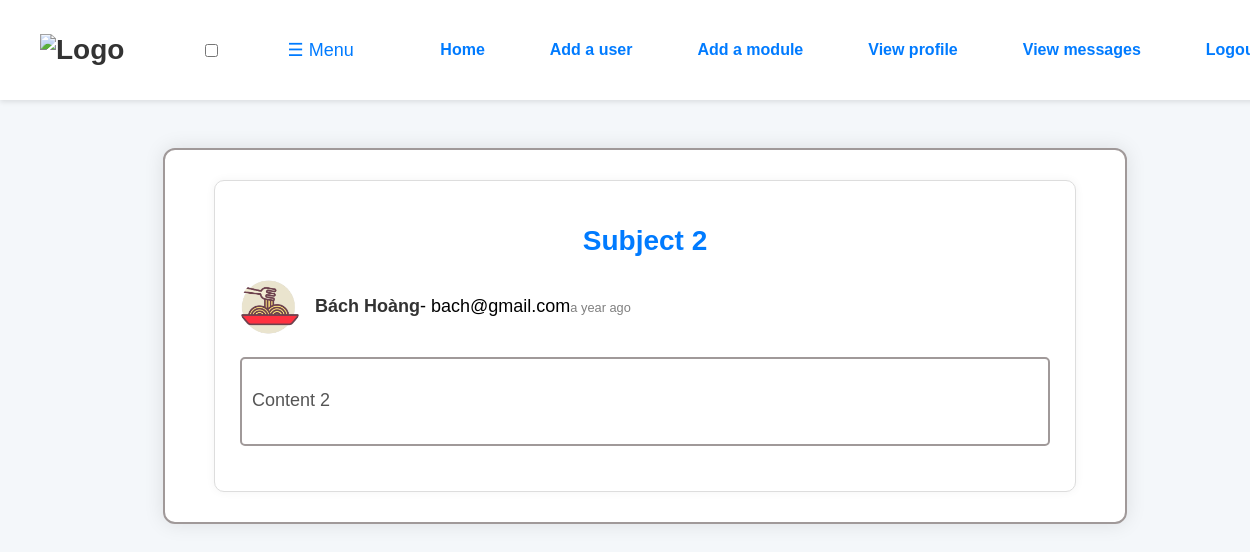
The app's page /controllers/admin/message.php?id=2 (signed in) with its own data.
### tables this page shows
CREATE TABLE `message` (
  `id` int(11) NOT NULL,
  `email_from` varchar(250) NOT NULL,
  `subject` varchar(250) NOT NULL,
  `content` text NOT NULL,
  `createdAt` timestamp NOT NULL DEFAULT current_timestamp()
);

CREATE TABLE `user` (
  `id` int(11) NOT NULL,
  `is_deleted` tinyint(1) NOT NULL DEFAULT 0,
  `is_admin` tinyint(1) NOT NULL DEFAULT 0,
  `firstname` varchar(100) NOT NULL,
  `lastname` varchar(100) NOT NULL,
  `email` varchar(250) NOT NULL,
  `password` text NOT NULL,
  `avatar` text NOT NULL DEFAULT 'https://img.freepik.com/premium-vector/man-character_665280-46970.jpg',
  `activation_code` varchar(255) DEFAULT NULL,
  `activate_status` tinyint(1) DEFAULT 0
);

### controllers/admin/message.php (called while the page is built, shortened)
<?php
    try {
        include '../models/message.php';
        $message = getMessage($_GET['id']);
        include '../views/admin/message.html.php';
    } catch (PDOException $e) {
        $error = 'Database error: ' . $e->getMessage();
    }
    include '../views/admin/layout.html.php';
?>

### models/message.php (called while the page is built, shortened)
<?php
    function getMessage($id) {
        $sql = "SELECT message.*, user.avatar AS sender_avatar, CONCAT(user.firstname, ' ', user.lastname) AS sender_fullname
                FROM message
                INNER JOIN user ON message.email_from = user.email
                WHERE message.id = :id";
        $stmt = $GLOBALS['pdo']->prepare($sql);
        $stmt->bindValue(':id', $id);
        $stmt->execute();
        return $stmt->fetch();
    }
?>

### views/admin/message.html.php (the view, shortened to what this page needs)
<!DOCTYPE html>
<html lang="en">
<head>
    <link rel="stylesheet" href="https://cdn.jsdelivr.net/npm/picnic">
</head>
<body>
    <div class="container">
        <div class="message" tabindex="0">
            <h1><?=htmlspecialchars($message['subject'], ENT_QUOTES, 'UTF-8')?></h1>
            <div id="sender">
                <?php
                    if ($message['sender_avatar'][0] == '.')
                        $imgUrl = '../' . $message['sender_avatar'];
                    else $imgUrl = $message['sender_avatar'];
                ?>
                <img src="<?=$imgUrl?>" alt="Sender avatar" width="60">
                <b><?=htmlspecialchars($message['sender_fullname'], ENT_QUOTES, 'UTF-8')?></b> - <?=htmlspecialchars($message['email_from'], ENT_QUOTES, 'UTF-8')?>
                <span class="small-details">
                    <span class="creation-time"></span>
                </span>
            </div>
            <div class="message-content">
                <p><?=htmlspecialchars($message['content'], ENT_QUOTES, 'UTF-8')?></p>
            </div>
        </div>
    </div>
</body>
</html>

### css/style.css (style rules this page uses)
* { font-family: 'Gill Sans', 'Gill Sans MT', Calibri, 'Trebuchet MS', sans-serif; }
.container { height: 100%; display: flex; flex-direction: column; justify-content: center; align-items: center; border: 2.5px solid #a09999; border-radius: 5px; margin: 20px auto; box-shadow: 0 0 10px rgba(0, 0, 0, 0.1); text-align: left; }
.container .post, .container .module, .container .message { text-decoration: none; color: black; text-align: left; width: 90%; }
h2, h1 { text-align: center; }
.small-details { font-size: 80%; }
.creation-time { font-size: 80%; color: grey; }
.message-content { border: 2.5px solid #a09999; border-radius: 5px; margin: 20px 0; padding: 10px; }

### views/admin/layout.html.php (style rules this page uses)
body { margin: 0; font-family: Arial, sans-serif; display: flex; flex-direction: column; background-color: #f4f7fa; overflow-x: hidden; }

### views/admin/message.html.php (style rules this page uses)
body { font-family: Arial, sans-serif; background-color: #f4f7fa; margin: 0; padding: 0; font-size: 18px; }
.container { width: 100%; max-width: 900px; margin: 40px auto; background-color: white; padding: 30px; border-radius: 12px; box-shadow: 0 0 20px rgba(0, 0, 0, 0.1); }
.message { padding: 25px; border: 1px solid #ddd; border-radius: 10px; background-color: #fff; box-shadow: 0 0 10px rgba(0, 0, 0, 0.05); }
.message h1 { font-size: 28px; color: #007bff; margin-bottom: 20px; }
#sender { display: flex; align-items: center; margin-bottom: 20px; font-size: 18px; }
#sender img { border-radius: 50%; margin-right: 15px; }
#sender b { font-weight: bold; color: #333; }
.small-details { font-size: 16px; color: #888; }
.message-content p { font-size: 18px; color: #555; line-height: 1.8; margin-top: 15px; }

### records on screen
message: subject "Subject 2", user.avatar (picture), email_from "bach@gmail.com", content "Content 2"

### other values on screen
$message['sender_fullname'] "Bách Hoàng"
